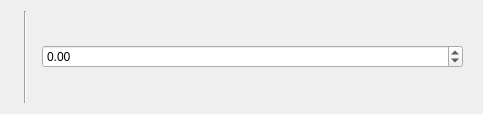
<?xml version="1.0" encoding="UTF-8"?>
<ui version="4.0">
 <class>gpioDevice</class>
 <widget class="QFrame" name="gpioDevice">
  <property name="geometry">
   <rect>
    <x>0</x>
    <y>0</y>
    <width>483</width>
    <height>114</height>
   </rect>
  </property>
  <property name="windowTitle">
   <string>Form</string>
  </property>
  <layout class="QHBoxLayout" name="horizontalLayout">
   <item>
    <widget class="QLabel" name="lblType">
     <property name="text">
      <string>&lt;type&gt;</string>
     </property>
    </widget>
   </item>
   <item>
    <widget class="Line" name="line">
     <property name="orientation">
      <enum>Qt::Vertical</enum>
     </property>
    </widget>
   </item>
   <item>
    <widget class="QStackedWidget" name="deviceOptions">
     <property name="currentIndex">
      <number>2</number>
     </property>
     <widget class="QWidget" name="pageText">
      <layout class="QGridLayout" name="gridLayout_2">
       <item row="0" column="0">
        <widget class="QLabel" name="lblOutputText">
         <property name="sizePolicy">
          <sizepolicy hsizetype="Preferred" vsizetype="Preferred">
           <horstretch>1</horstretch>
           <verstretch>0</verstretch>
          </sizepolicy>
         </property>
         <property name="font">
          <font>
           <pointsize>20</pointsize>
           <weight>75</weight>
           <bold>true</bold>
          </font>
         </property>
         <property name="text">
          <string>ON</string>
         </property>
         <property name="alignment">
          <set>Qt::AlignCenter</set>
         </property>
        </widget>
       </item>
      </layout>
     </widget>
     <widget class="QWidget" name="pageLCD">
      <layout class="QGridLayout" name="gridLayout">
       <item row="3" column="1">
        <widget class="QSpinBox" name="spxLCDLines"/>
       </item>
       <item row="3" column="0">
        <widget class="QLabel" name="label_3">
         <property name="text">
          <string>Lines</string>
         </property>
        </widget>
       </item>
       <item row="2" column="0">
        <widget class="QLabel" name="label_2">
         <property name="text">
          <string>Characters: </string>
         </property>
        </widget>
       </item>
       <item row="2" column="1">
        <widget class="QSpinBox" name="spxLCDCharacters"/>
       </item>
       <item row="2" column="2" rowspan="2">
        <widget class="QPlainTextEdit" name="txtLCDOutput">
         <property name="readOnly">
          <bool>true</bool>
         </property>
        </widget>
       </item>
      </layout>
     </widget>
     <widget class="QWidget" name="pageSensor">
      <layout class="QHBoxLayout" name="horizontalLayout_2">
       <item>
        <widget class="QDoubleSpinBox" name="spxSensor">
         <property name="minimum">
          <double>-40.000000000000000</double>
         </property>
         <property name="maximum">
          <double>50.000000000000000</double>
         </property>
         <property name="singleStep">
          <double>0.500000000000000</double>
         </property>
        </widget>
       </item>
      </layout>
     </widget>
     <widget class="QWidget" name="pageButton">
      <layout class="QHBoxLayout" name="horizontalLayout_3">
       <item>
        <widget class="QPushButton" name="btButton">
         <property name="sizePolicy">
          <sizepolicy hsizetype="Minimum" vsizetype="Fixed">
           <horstretch>1</horstretch>
           <verstretch>0</verstretch>
          </sizepolicy>
         </property>
         <property name="text">
          <string>PressMe</string>
         </property>
        </widget>
       </item>
       <item>
        <widget class="QCheckBox" name="cbButtonHold">
         <property name="text">
          <string>Hold</string>
         </property>
        </widget>
       </item>
      </layout>
     </widget>
     <widget class="QWidget" name="pagePotentiometer">
      <layout class="QHBoxLayout" name="horizontalLayout_4">
       <item>
        <widget class="QDial" name="dlPotentiometer">
         <property name="sizePolicy">
          <sizepolicy hsizetype="Preferred" vsizetype="Preferred">
           <horstretch>0</horstretch>
           <verstretch>0</verstretch>
          </sizepolicy>
         </property>
        </widget>
       </item>
       <item>
        <widget class="QLCDNumber" name="lcdPotentiometerPercent">
         <property name="segmentStyle">
          <enum>QLCDNumber::Flat</enum>
         </property>
        </widget>
       </item>
      </layout>
     </widget>
    </widget>
   </item>
  </layout>
 </widget>
 <resources/>
 <connections/>
</ui>
